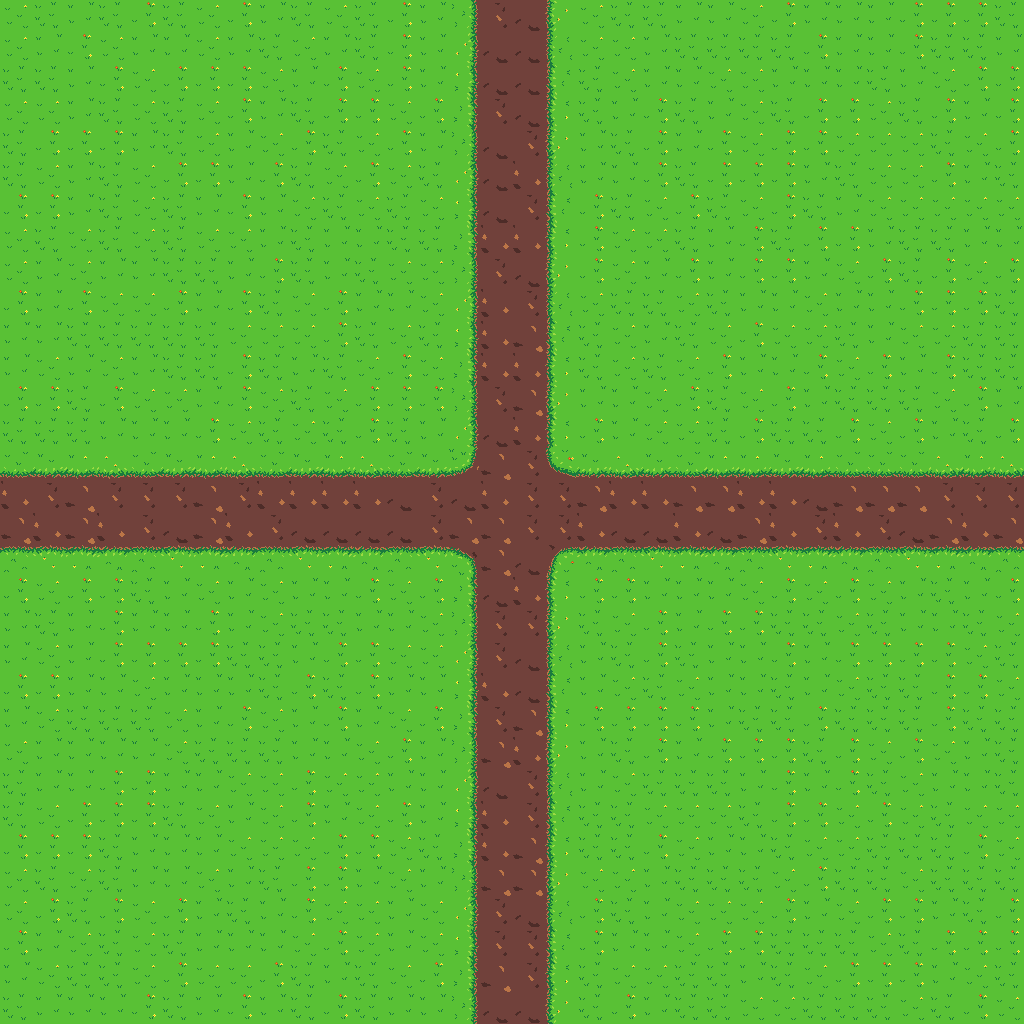

This is a level from a 2D game, rendered from its Tiled map with the project's own tilesets. A one-line summary and the map file follow, with tile-layer data summarised:
An orthogonal 32x32 tile map with 32x32 px tiles, 1 tile layer (Tile Layer 1).

<map version="1.10" tiledversion="1.12.1" orientation="orthogonal" renderorder="right-down" width="32" height="32" tilewidth="32" tileheight="32" infinite="0" nextlayerid="2" nextobjectid="1">
 <tileset firstgid="1" source="tilesets/terrain.tsx" />
 <layer id="1" name="Tile Layer 1" width="32" height="32">
  <data>[1024 cells, 1024 non-empty, 16 distinct tile ids]</data>
 </layer>
</map>
